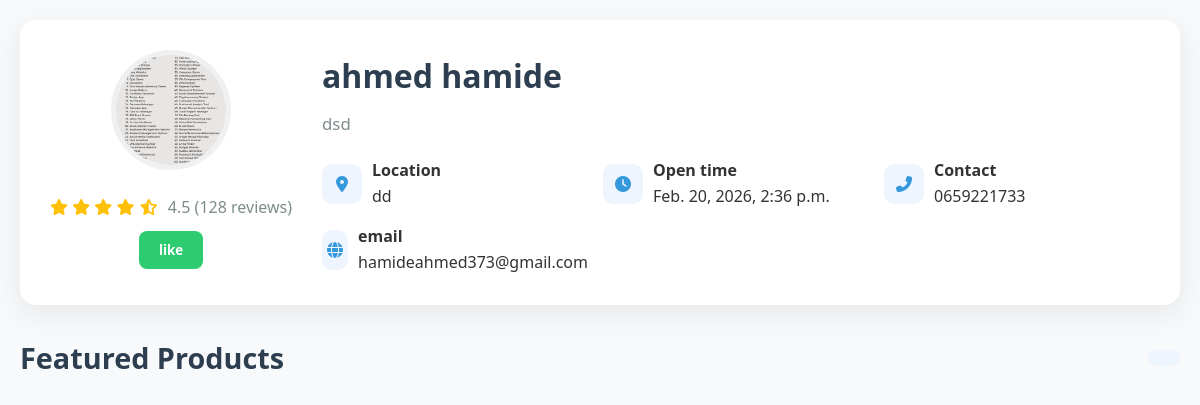
The app's page /detail/2 with its own data.
### shops/models.py (models this page shows, shortened)
class Base(models.Model):
    SHOP_TYPES = [
        ('service provider', 'service Provider'),
        ('seller', 'Seller'),
        ('agency', 'Agency'),
        ('consultant', 'Consultant'),
        ('freelancer', 'Freelancer'),
    ]
    phone=models.CharField(max_length=10)
    email=models.EmailField()
    place=models.CharField()
    name = models.CharField(max_length=200)
    description = models.TextField()
    shop_type = models.CharField(max_length=20, choices=SHOP_TYPES)
    is_active = models.BooleanField(default=True)
    created_at = models.DateTimeField(auto_now_add=True)
    updated_at = models.DateTimeField(auto_now=True)
    icon=models.ImageField(upload_to='uploads/shops')

### shops/views.py (the view)
# urls.py: path('detail/<int:shopid>', shop_details, name='name'),
def shop_details(request,shopid):
    product_of_shop=Offers.objects.filter(shop_id=int(shopid))
    shop_we_need=Base.objects.get(id=int(shopid))
    return render(request, 'final.html', {'shop':shop_we_need,'products':product_of_shop})

### templates/final.html (shortened to what this page needs)
<!DOCTYPE html>
<html lang="en">
<head>
    <link rel="stylesheet" href="https://cdnjs.cloudflare.com/ajax/libs/font-awesome/6.4.0/css/all.min.css">
</head>
<body>
    <div class="container">
        <div class="shop-card">
            <div class="shop-header">
                <img src="{{shop.icon.url}}" alt="Shop Logo" class="shop-logo">
                <div class="shop-rating">
                    <i class="fas fa-star"></i>
                    <i class="fas fa-star"></i>
                    <i class="fas fa-star"></i>
                    <i class="fas fa-star"></i>
                    <i class="fas fa-star-half-alt"></i>
                    <span style="color:#7f8c8d; margin-left: 5px;">4.5 (128 reviews)</span>
                </div>
                <button class="add-to-cart" style="background:#2ecc71;">like</button>
            </div>
            <div class="shop-info">
                <h1 class="shop-name">{{shop.name}}</h1>
                <p class="shop-description">{{shop.description}}</p>
                <div class="shop-details">
                    <div class="detail-item">
                        <div class="detail-icon">
                            <i class="fas fa-map-marker-alt"></i>
                        </div>
                        <div>
                            <h4>Location</h4>
                            <p>{{shop.place}}</p>
                        </div>
                    </div>
                    <div class="detail-item">
                        <div class="detail-icon">
                            <i class="fas fa-clock"></i>
                        </div>
                        <div>
                            <h4>Open time</h4>
                            <p>{{shop.updated_at}}</p>
                        </div>
                    </div>
                    <div class="detail-item">
                        <div class="detail-icon">
                            <i class="fas fa-phone-alt"></i>
                        </div>
                        <div>
                            <h4>Contact</h4>
                            <p>{{shop.phone}}</p>
                        </div>
                    </div>
                    <div class="detail-item">
                        <div class="detail-icon">
                            <i class="fas fa-globe"></i>
                        </div>
                        <div>
                            <h4>email</h4>
                            <p>{{shop.email}}</p>
                        </div>
                    </div>
                </div>
            </div>
        </div>
        <div class="products-section">
            <div class="products-header">
                <h2 class="section-title">Featured Products</h2>
                <div class="products-count"></div>
            </div>
            </div>
    </div>
</body>
</html>

### templates/final.html (style rules this page uses)
* { margin: 0; padding: 0; box-sizing: border-box; font-family: 'Segoe UI', system-ui, sans-serif; }
body { background-color: #f8f9fa; color: #333; line-height: 1.6; padding: 20px; max-width: 1400px; margin: 0 auto; }
.container { display: flex; flex-direction: column; gap: 30px; }
.shop-card { background: white; border-radius: 16px; box-shadow: 0 8px 30px rgba(0, 0, 0, 0.08); padding: 30px; display: flex; flex-wrap: wrap; gap: 30px; transition: transform 0.3s ease; }
.shop-header { display: flex; flex-direction: column; align-items: center; min-width: 200px; text-align: center; }
.shop-logo { width: 120px; height: 120px; border-radius: 50%; object-fit: cover; border: 5px solid #f0f0f0; margin-bottom: 15px; }
.shop-rating { color: #ffc107; margin: 10px 0; }
.shop-info { flex: 1; min-width: 300px; }
.shop-name { font-size: 2rem; color: #2c3e50; margin-bottom: 10px; font-weight: 700; }
.shop-description { color: #7f8c8d; margin-bottom: 20px; font-size: 1.05rem; }
.shop-details { display: grid; grid-template-columns: repeat(auto-fill, minmax(200px, 1fr)); gap: 15px; margin-top: 20px; }
.detail-item { display: flex; align-items: center; gap: 10px; }
.detail-icon { width: 40px; height: 40px; background: #eef5ff; border-radius: 10px; display: flex; align-items: center; justify-content: center; color: #3498db; }
.products-header { display: flex; justify-content: space-between; align-items: center; margin-bottom: 20px; }
.section-title { font-size: 1.8rem; color: #2c3e50; font-weight: 700; }
.products-count { background: #eef5ff; padding: 8px 16px; border-radius: 20px; color: #3498db; font-weight: 600; }
.add-to-cart { background: #3498db; color: white; border: none; padding: 10px 20px; border-radius: 8px; cursor: pointer; font-weight: 600; transition: background 0.3s; }

### records on screen
Base: icon (picture), name "ahmed hamide", description "dsd", place "dd", updated_at "Feb. 20, 2026, 2:36 p.m.", phone "0659221733", email "hamideahmed373@gmail.com"
